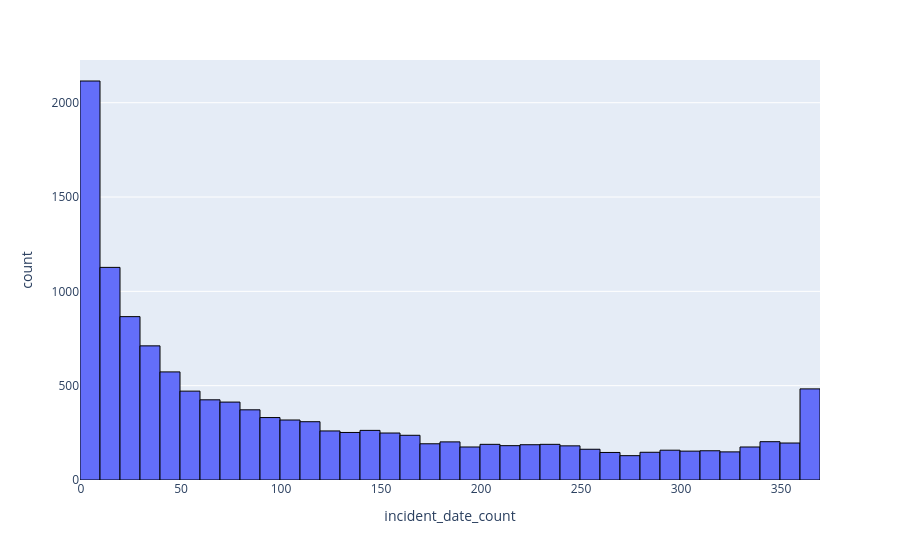

Source (notebook cell):
### Code cell
fig = px.histogram(num_unique_incident_dates_df, x="incident_date_count")
fig.update_traces(marker_line_color="black", marker_line_width=1)
fig.show()

### Figure 1 — Plotly figure (JSON) as saved in the notebook; plotly's stock layout.template omitted (floating-point values rounded to 4 significant figures; data arrays with more than 128 entries replaced by an {"elided": "..."} marker saying what was removed)
{"data": [{"bingroup": "x", "hovertemplate": "incident_date_count=%{x}<br>count=%{y}<extra></extra>", "legendgroup": "", "marker": {"color": "#636efa", "line": {"color": "black", "width": 1}, "pattern": {"shape": ""}}, "name": "", "orientation": "v", "showlegend": false, "type": "histogram", "x": {"elided": "13046 int values"}, "xaxis": "x", "yaxis": "y"}], "layout": {"barmode": "relative", "legend": {"tracegroupgap": 0}, "margin": {"t": 60}, "xaxis": {"anchor": "y", "domain": [0, 1], "title": {"text": "incident_date_count"}}, "yaxis": {"anchor": "x", "domain": [0, 1], "title": {"text": "count"}}}}
